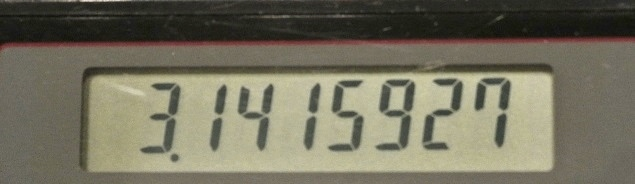
%> input picture demo_files/I5_03_2_imgPi.JPG, 635 x 184 px
$ octave I5_03_2_myOcrTrainer.m   (GNU Octave 9; MATLAB toolbox functions it lacks are replaced by stand-ins)
%> lines starting %> are read from the running program, lines starting %| are printed output that depends on the picture; in (x1, y1, x2, y2) boxes, pixels count from 0 and x2, y2 are one past the last pixel; in counts of white or black regions, pixels touching at a corner belong together; the program's own positions count from 1
clear;clc;close all;imtool close all

%% 画像の読込み･表示
I = imread('I5_03_2_imgPi.JPG');
%> I is the input picture: size 184x635x3 uint8; mean R, G, B 116.7, 113, 94.8
figure;imshow(I);

%% 画像の二値化
BW = imbinarize(rgb2gray(I));
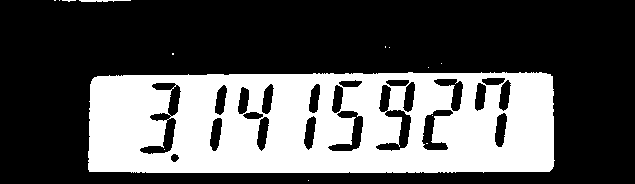
%> BW: size 184x635 logical; 33.7% white; 14 white regions (12 under 20 px), largest, box (x1, y1, x2, y2) and area: (88, 72, 555, 173) 39215, (79, 0, 131, 2) 78
figure;imshow(BW);

%% 文字のかすれを取る（白い小さな抜けを埋める）
BW1 = imopen(BW, ones(5));     %収縮=>膨張
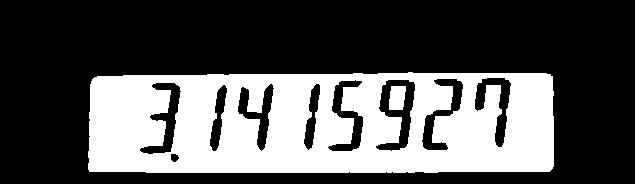
%> BW1: size 184x635 logical; 33.3% white; 2 white regions, box (x1, y1, x2, y2) and area: (88, 72, 554, 173) 38505, (389, 86, 406, 110) 359
imshow(BW1); shg;

%% 文字認識・表示
%> (the run ends here)

$ run again, with demo_files/I2_05_1_ExpTrf.jpg copied over demo_files/I5_03_2_imgPi.JPG
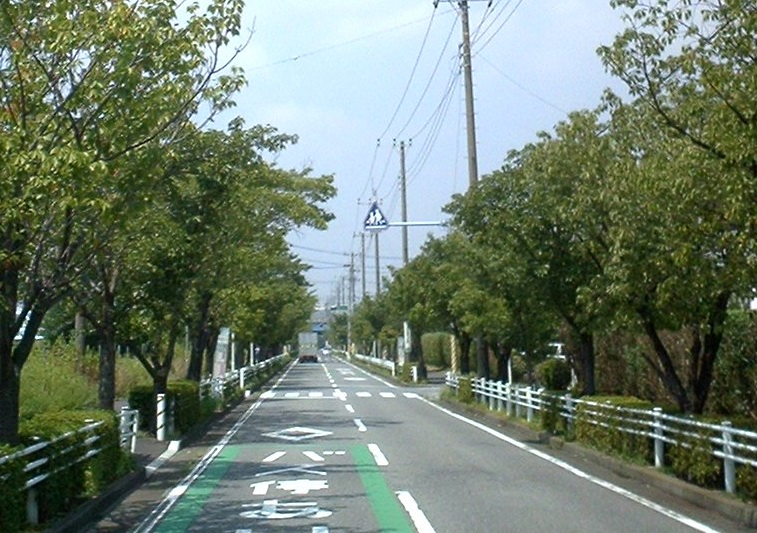
%> input picture demo_files/I2_05_1_ExpTrf.jpg, 757 x 533 px
%> I is the input picture: size 533x757x3 uint8; mean R, G, B 110.7, 124.7, 109.4
%> `BW = imbinarize(rgb2gray(I));`:
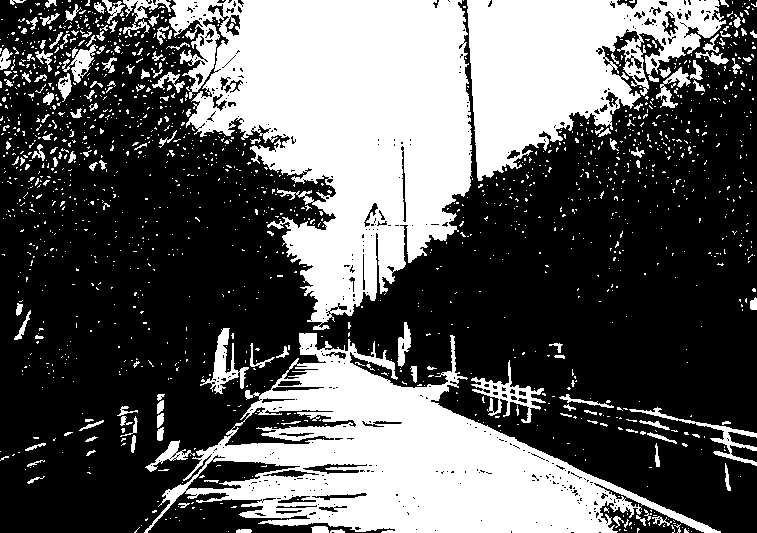
%> BW: size 533x757 logical; 36.6% white; 1575 white regions (1426 under 20 px), largest, box (x1, y1, x2, y2) and area: (169, 0, 472, 330) 59450, (144, 333, 721, 533) 44532, (467, 0, 726, 181) 25385
%> `BW1 = imopen(BW, ones(5));`:
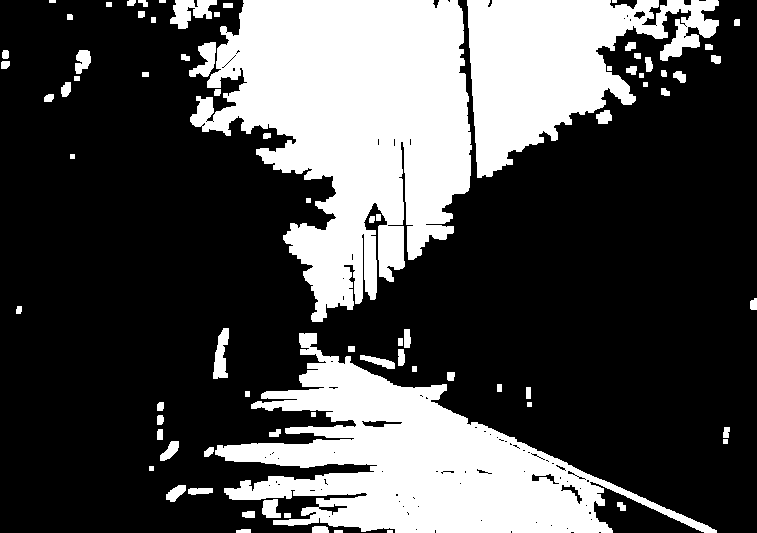
%> BW1: size 533x757 logical; 30.4% white; 78 white regions (2 under 20 px), largest, box (x1, y1, x2, y2) and area: (190, 0, 472, 322) 54192, (215, 333, 717, 533) 38897, (467, 0, 719, 178) 23003
